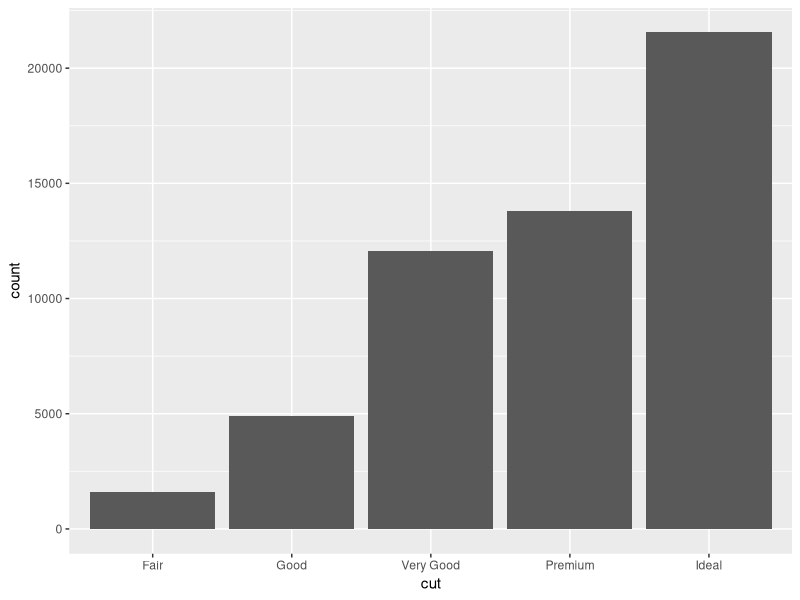
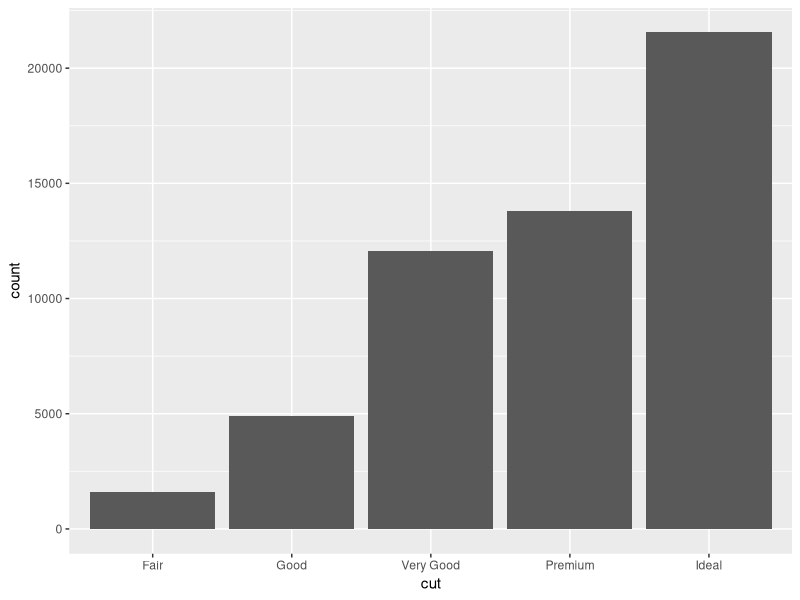
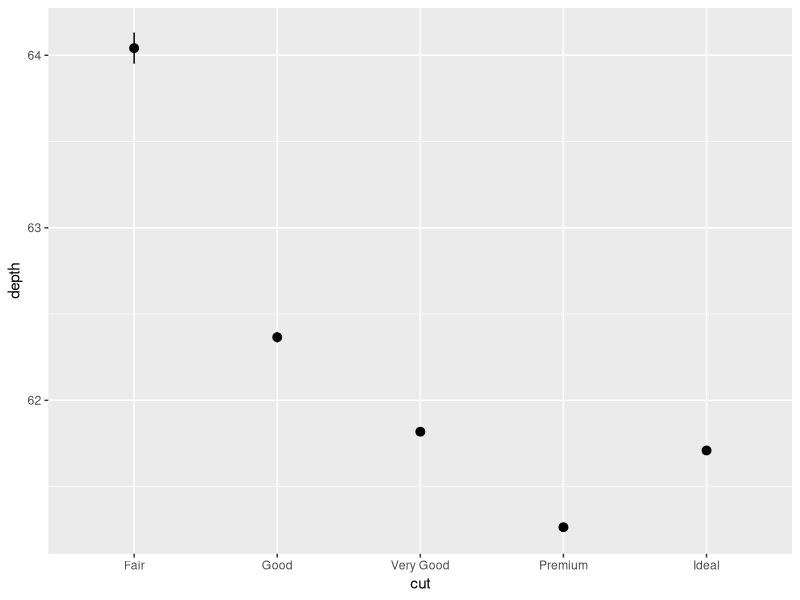
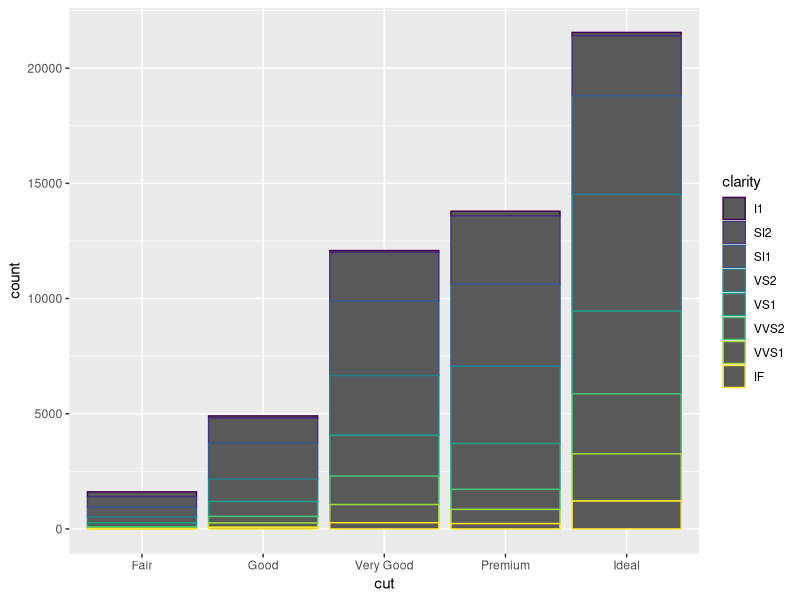
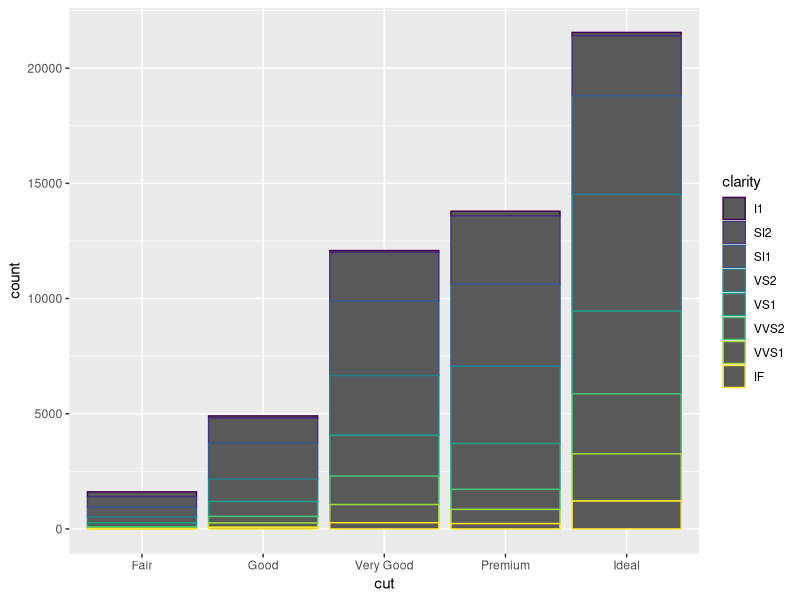

Here is the R script that generated these plots, in order:
# Exercise 2: More ggplot2 Grammar

# Install and load `ggplot2`
# install.packages("ggplot2") # if needed
library(ggplot2)
library(dplyr)
# For this exercise you will again be working with the `diamonds` data set.
# Use `?diamonds` to review details about this data set



## Statistical Transformations

# Draw a bar chart of the diamonds data, organized by cut
# The height of each bar is based on the "count" (number) of diamonds with that cut
ggplot(data = diamonds) +
  geom_bar(mapping = aes(cut))

# Use the `stat_count` to apply the statistical transformation "count" to the diamonds
# by cut. You do not need a separate geometry layer!
ggplot(data = diamonds) + stat_count(mapping = aes(cut))

# Use the `stat_summary` function to draw a chart with a summary layer.
# Map the x-position to diamond `cut`, and the y-position to diamond `depth`
# Bonus: use `min` as the function ymin, `max` as the function ymax, and `median` as the function y
ggplot(data = diamonds) + stat_summary( mapping = (aes(cut, depth)))


## Position Adjustments

# Draw a bar chart of diamond data organized by cut, with each bar filled by clarity.
# You should see a _stacked_ bar chart.
ggplot(data = diamonds) +
  geom_bar( mapping = aes(cut, color = clarity))

# Draw the same chart again, but with each element positioned to "fill" the y axis
ggplot(data = diamonds) +
  geom_bar( mapping = aes(cut, color = clarity))

# Draw the same chart again, but with each element positioned to "dodge" each other


# Draw a plot with point geometry with the x-position mapped to `cut` and the y-position mapped to `clarity`
# This creates a "grid" grouping the points


# Use the "jitter" position adjustment to keep the points from all overlapping!
# (This works a little better with a sample of diamond data, such as from the previous exercise).



## Scales

# Draw a "boxplot" (with `geom_boxplot()`) for the diamond's price (y) by color (x)


# This has a lot of outliers, making it harder to read. To fix this, draw the same plot but
# with a _logarithmic_ scale for the y axis.


# For another version, draw the same plot but with `violin` geometry instead of `boxplot` geometry!
# How does the logarithmic scale change the data presentation?


# Another interesting plot: draw a plot of the diamonds price (y) by carat (x), using a heatmap of 2d bins
# (geom_bin2d)
# What happens when you make the x and y channels scale logarithmically?


# Draw a scatter plot for the diamonds  price (y) by carat (x). Color each point by the clarity
# (Remember, this will take a while. Use a sample of the diamonds for faster results)


# Change the color of the previous plot using a ColorBrewer scale of your choice. What looks nice?



## Coordinate Systems

# Draw a bar chart with x-position and fill color BOTH mapped to cut
# For best results, SET the `width` of the geometry to be 1 (fill plot, no space between)
# You can save this to a variable for easier modifications


# Draw the same chart, but with the coordinate system flipped


# Draw the same chart, but in a polar coordinate system. Now you have a Coxcomb chart!



## Facets

# Take the scatter plot of price by carat data (colored by clarity) and add _facets_ based on
# the diamond's `color`



## Saving Plots

# Use the `ggsave()` function to save one of your plots (the most recent one generated) to disk.
# Name the output file "my-plot.png".
# Make sure you've set the working directory!!
